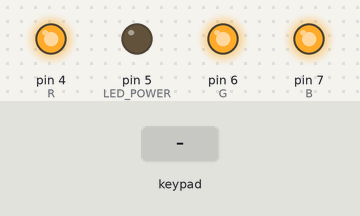
This sketch was run on a simulated Arduino Leonardo, built with avr-gcc and run on an emulated ATmega32U4. Parts: output pins drawn as LEDs (lit = HIGH). Dashed ring = blinking. Inputs (shaded band) come from the test bench.

Above: at 1.2 s.
1.3 s: keypad keys 1 2 pressed 0.4 s apart
At 1.37 s:
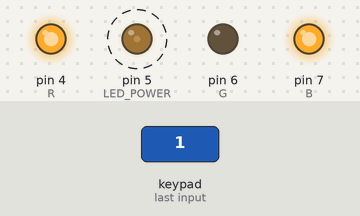
At 1.77 s:
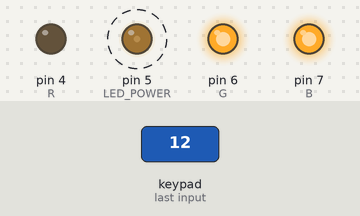
3.6 s: key '4' pressed
At 3.67 s:
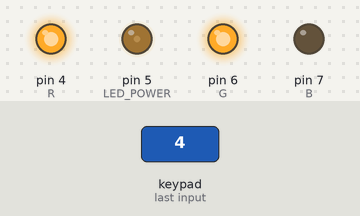
Timing chart, 0 to 6.6 s (numbered marks = the images above; inputs shaded):
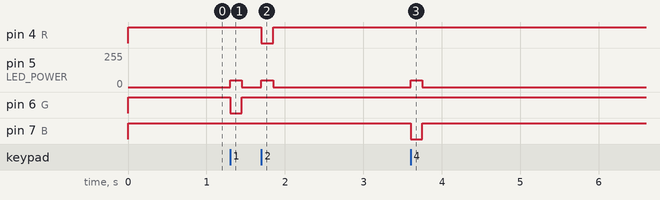

Measured:
- after the input at 1.3 s, pin 4 (R): HIGH → LOW after 0.40 s, → HIGH 0.15 s later; pin 5 (LED_POWER): alternates 50/255 for 0.15 s and 0/255 for 0.25 s, 4 changes in all, then stays 0/255, starting at once; pin 6 (G): HIGH → LOW at once, → HIGH 0.15 s later
- after the input at 3.6 s, pin 5 (LED_POWER): 0/255 → 50/255 at once, → 0/255 0.15 s later; pin 7 (B): HIGH → LOW at once, → HIGH 0.15 s later

The sketch:

touch-module.ino
```cpp
#include "Wire.h"
#include "Adafruit_MPR121.h"

// including main module:
#include "midi_module.h"
//#include "keys_module.h"


#ifndef _BV
#define _BV(bit) (1 << (bit))
#endif

Adafruit_MPR121 capLeft = Adafruit_MPR121();
Adafruit_MPR121 capRight = Adafruit_MPR121();

const int BRIGHTNESS = 50;
const int SHIFT = 12;

const int R = 4;
const int LED_POWER = 5;
const int G = 6;
const int B = 7;

uint16_t currtouchedLeft = 0;
uint16_t currtouchedRight = 0;
uint16_t lasttouchedLeft = 0;
uint16_t lasttouchedRight = 0;

void setup() {
  moduleInit();

  pinMode(LED_POWER, OUTPUT);
  pinMode(R, OUTPUT);
  pinMode(G, OUTPUT);
  pinMode(B, OUTPUT);

  lightOn(255, 255, 0);

  if (!capLeft.begin(0x5A)) { while (1); }
  if (!capRight.begin(0x5C)) { while (1); }

  lightOff();
}

void loop() {
  checkTouchLeft();
  checkTouchRight();
}

void doAction(bool isLeft, uint16_t currtouched, uint16_t lasttouched) {
  int index;
  for (uint8_t i=0; i<12; i++) {
    index = isLeft ? i + SHIFT : i;
    if ((currtouched & _BV(i)) && !(lasttouched & _BV(i)) ) {
      onPress(index);
      lightOn(index < 8 ? HIGH : LOW, index >= 8 && index < 16 ? HIGH : LOW, index >= 16 ? HIGH : LOW);
    }
    if (!(currtouched & _BV(i)) && (lasttouched & _BV(i)) ) {
      onRelease(index);
      lightOff();
    }
    loopCallback();
  }
}

void checkTouchLeft() {
  currtouchedLeft = capLeft.touched();
  doAction(true, currtouchedLeft, lasttouchedLeft);
  lasttouchedLeft = currtouchedLeft;
}

void checkTouchRight() {
  currtouchedRight = capRight.touched();
  doAction(false, currtouchedRight, lasttouchedRight);
  lasttouchedRight = currtouchedRight;
}

void lightOn(bool rValue, bool gValue, bool bValue) {
  digitalWrite(R, !rValue);
  digitalWrite(G, !gValue);
  digitalWrite(B, !bValue);
  analogWrite(LED_POWER, BRIGHTNESS);
}

void lightOff() {
  digitalWrite(R, HIGH);
  digitalWrite(G, HIGH);
  digitalWrite(B, HIGH);
  digitalWrite(LED_POWER, LOW);
}
```

midi_module.h
```cpp
#include "MIDIUSB.h"

const byte START_NOTE = 36;
const byte CHANNEL = 0;
const byte VELOCITY = 127;

void noteOn(byte channel, byte pitch, byte velocity) {
  midiEventPacket_t noteOn = {0x09, 0x90 | channel, pitch, velocity};
  MidiUSB.sendMIDI(noteOn);
}

void noteOff(byte channel, byte pitch, byte velocity) {
  midiEventPacket_t noteOff = {0x08, 0x80 | channel, pitch, velocity};
  MidiUSB.sendMIDI(noteOff);
}

void moduleInit() {}

void onPress(int index) {
  noteOn(CHANNEL, (byte)index + START_NOTE, VELOCITY);
}

void onRelease(int index) {
  noteOff(CHANNEL, (byte)index + START_NOTE, VELOCITY);
}

void loopCallback() {
  MidiUSB.flush();
}
```
